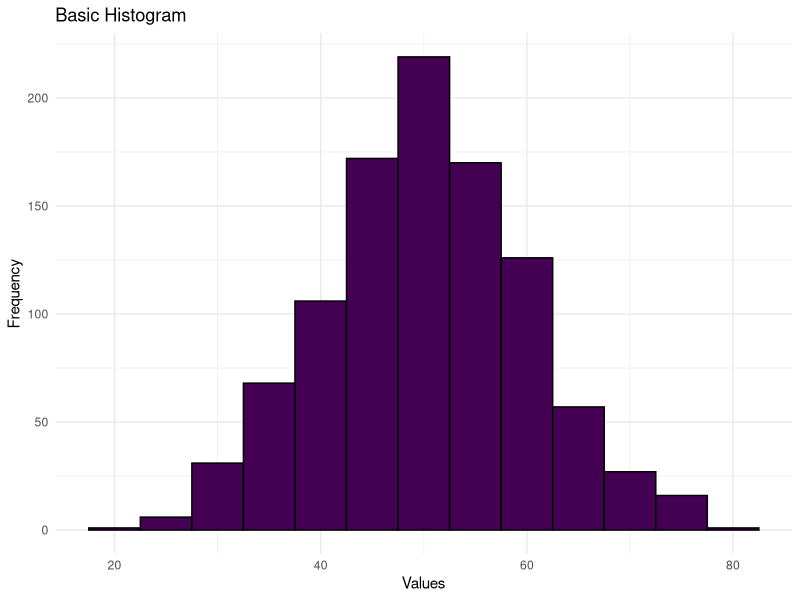
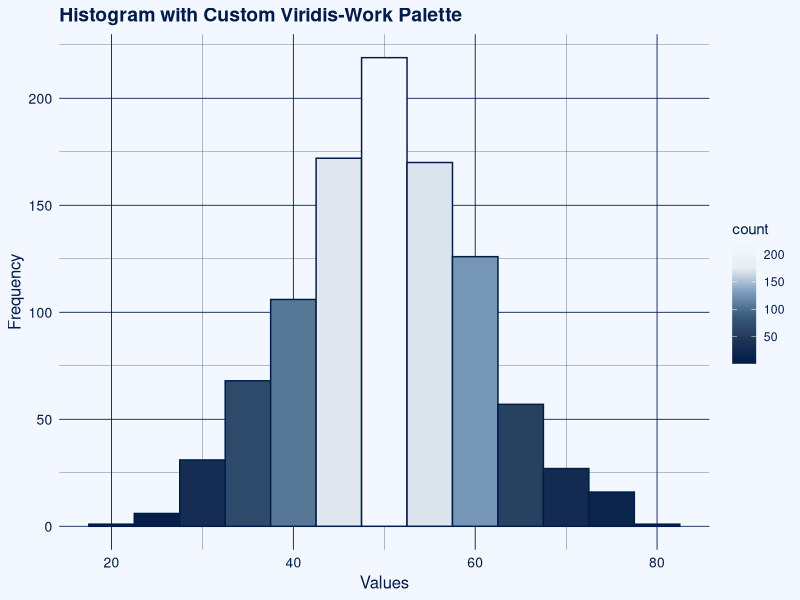
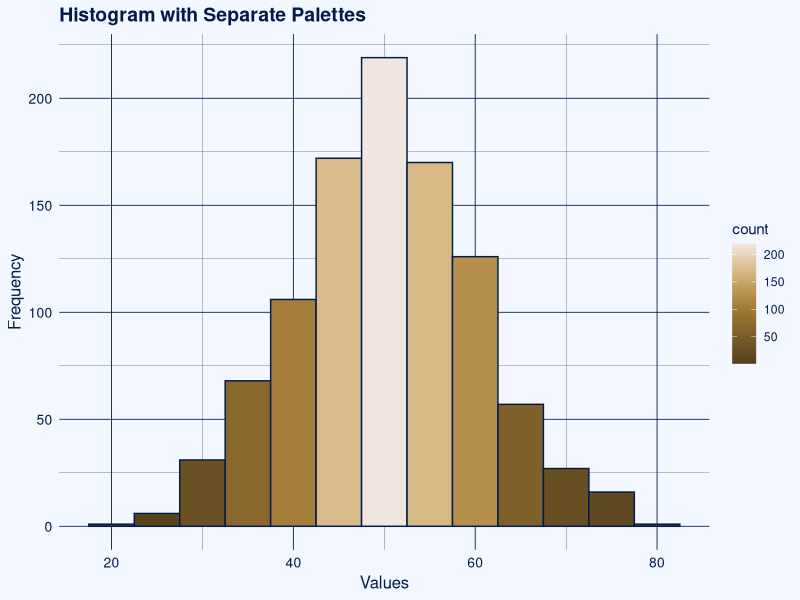

Write R code to recreate these figures, in order.
## ---- chunk 1
# Install packages if not already installed
# Load libraries
library(ggplot2)
library(viridis)

# Example data
set.seed(123)  # For reproducibility
data <- data.frame(values = rnorm(1000, mean = 50, sd = 10))

# Basic histogram
ggplot(data, aes(x = values)) +
  geom_histogram(binwidth = 5, fill = viridis(1), color = "black") +
  labs(
    title = "Basic Histogram",
    x = "Values",
    y = "Frequency"
  ) +
  theme_minimal()

## ---- chunk 2
# Load libraries
library(ggplot2)

# Example data
set.seed(123)
data <- data.frame(values = rnorm(1000, mean = 50, sd = 10))

# Your custom palette
work_viridis <- colorRampPalette(c("#021C49","#1F3657","#3C5C7C",
                                   "#7FA0C0", "#E9EEF3", "#F3F7FF"))
colors <- work_viridis(256)

# Define background and line colors
bg_light <- "#F3F7FF"   # light background
line_dark <- "#021C49"  # dark line/text

# Histogram with custom palette and theme
ggplot(data, aes(x = values, fill = ..count..)) +
  geom_histogram(binwidth = 5, color = line_dark) +
  scale_fill_gradientn(colors = colors) +
  labs(
    title = "Histogram with Custom Viridis-Work Palette",
    x = "Values",
    y = "Frequency"
  ) +
  theme_minimal() +
  theme(
    plot.background = element_rect(fill = bg_light, color = NA),
    panel.background = element_rect(fill = bg_light, color = NA),
    panel.grid.major = element_line(color = line_dark, linewidth = 0.3),
    panel.grid.minor = element_line(color = line_dark, linewidth = 0.1),
    axis.title = element_text(color = line_dark, size = 12),
    axis.text = element_text(color = line_dark, size = 10),
    plot.title = element_text(color = line_dark, size = 14, face = "bold"),
    legend.title = element_text(color = line_dark),
    legend.text  = element_text(color = line_dark)
  )

## ---- chunk 3
library(ggplot2)

# Example data
set.seed(123)
data <- data.frame(values = rnorm(1000, mean = 50, sd = 10))

# Palette for theme
work_viridis <- colorRampPalette(c("#021C49","#1F3657","#3C5C7C",
                                   "#7FA0C0", "#E9EEF3", "#F3F7FF"))
theme_colors <- work_viridis(256)

# Palette for data
work2_viridis <- colorRampPalette(c("#55401C", "#7f602A", "#A98038","#D4B57F","#F1E6Df"))
data_colors <- work2_viridis(10)  # using 10 colors for bins

# Choose theme colors for background and lines
bg_light <- theme_colors[256]  # lightest color
line_dark <- theme_colors[1] # darkest color

# Histogram
ggplot(data, aes(x = values, fill = ..count..)) +
  geom_histogram(binwidth = 5, color = line_dark) +
  # Use the data palette
  scale_fill_gradientn(colors = data_colors) +
  labs(
    title = "Histogram with Separate Palettes",
    x = "Values",
    y = "Frequency"
  ) +
  # Theme uses work_viridis palette
  theme_minimal() +
  theme(
    plot.background = element_rect(fill = bg_light, color = NA),
    panel.background = element_rect(fill = bg_light, color = NA),
    panel.grid.major = element_line(color = line_dark, linewidth = 0.3),
    panel.grid.minor = element_line(color = line_dark, linewidth = 0.1),
    axis.title = element_text(color = line_dark, size = 12),
    axis.text = element_text(color = line_dark, size = 10),
    plot.title = element_text(color = line_dark, size = 14, face = "bold"),
    legend.title = element_text(color = line_dark),
    legend.text  = element_text(color = line_dark)
  )

